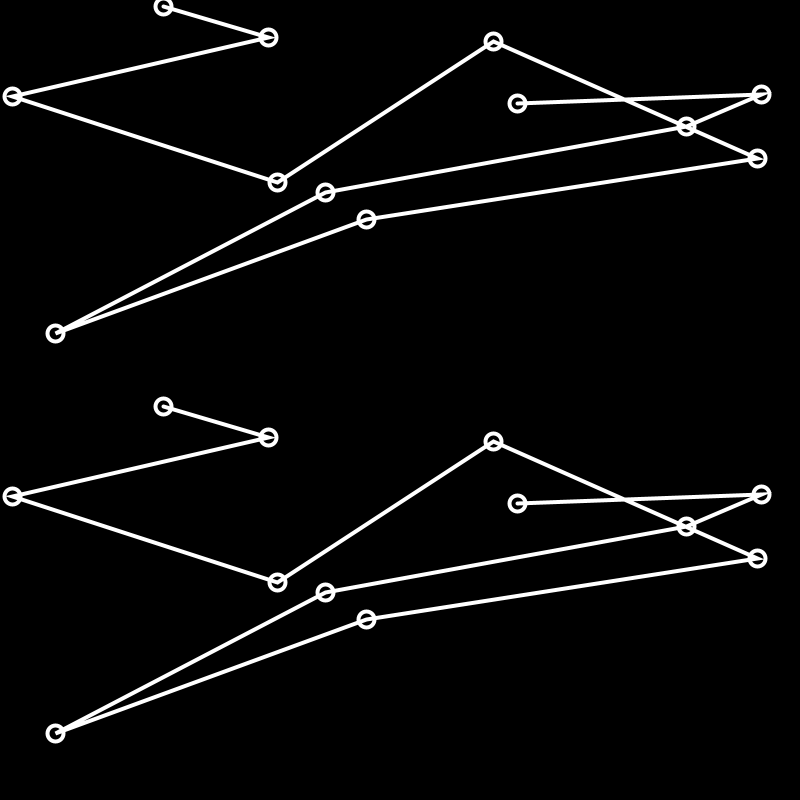
Frame 1 (no input)
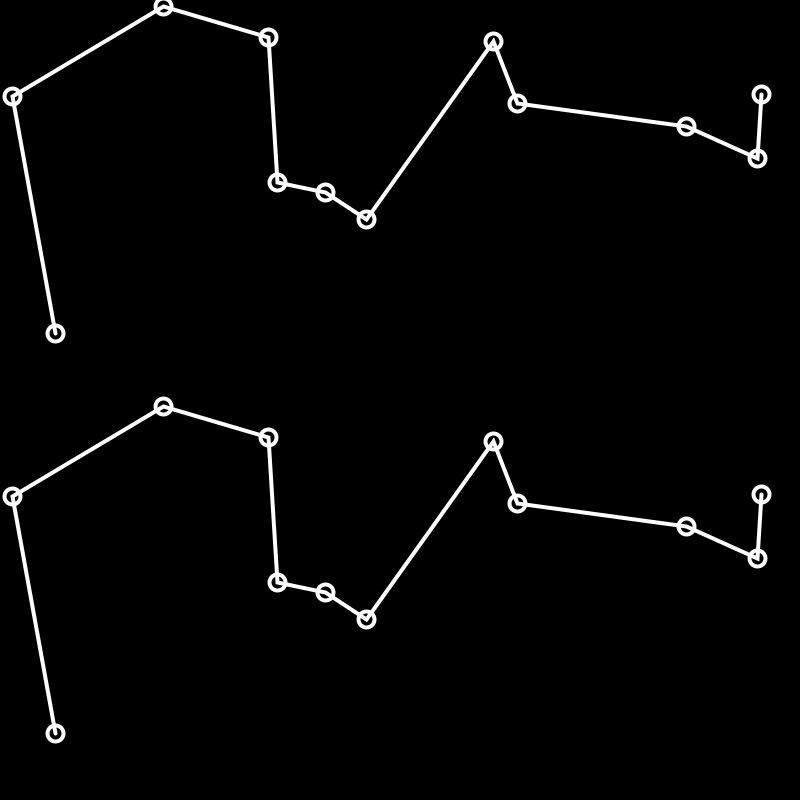
Frame 60 (the mouse pressed at the canvas centre just before this capture)
Frame 120 (the mouse held since frame 60 and released just before this capture): identical to frame 60, image omitted

The Processing sketch that drew these frames (run headless with seeded random() and noise(); from frame 60 on, the mouse is pressed at the canvas centre):

// Processing sketch: CC_35_4_TSP_GA
// ── CC_35_4_TSP_GA.pde
// Daniel Shiffman
// Ported to Processing by Max
// http://codingtra.in
// http://patreon.com/codingtrain
// Code for this video: https://www.youtube.com/watch?v=M3KTWnTrU_c

PVector[] cities;
int totalCities = 12;

int popSize = 500;
IntList[] population;
float[] fitness;;

float recordDistance = Float.POSITIVE_INFINITY;
IntList bestEver;
IntList currentBest;


void setup() {
  size(800, 800);
  IntList order = new IntList();
  cities = new PVector[totalCities];
  population = new IntList[popSize];
  fitness = new float[popSize];
  
  for (int i = 0; i < totalCities; i++) {
    PVector v = new PVector(random(width), random(height / 2));
    cities[i] = v;
    order.append(i);
  }
  IntList orderCopy = order.copy();
  for (int i = 0; i < popSize; i++) {
    orderCopy.shuffle();
    population[i] = orderCopy;
  }
}

void draw() {
  background(0);

  // GA
  calculateFitness();
  normalizeFitness();
  nextGeneration();

  stroke(255);
  strokeWeight(4);
  noFill();
  beginShape();
  for (int i = 0; i < bestEver.size(); i++) {
    int n = bestEver.get(i);
    vertex(cities[n].x, cities[n].y);
    ellipse(cities[n].x, cities[n].y, 16, 16);
  }
  endShape();

  translate(0, height / 2);
  stroke(255);
  strokeWeight(4);
  noFill();
  beginShape();
  for (int i = 0; i < currentBest.size(); i++) {
    int n = currentBest.get(i);
    vertex(cities[n].x, cities[n].y);
    ellipse(cities[n].x, cities[n].y, 16, 16);
  }
  endShape();





}

// function shuffle(a, num) {
//   for (var i = 0; i < num; i++) {
//     var indexA = floor(random(a.length));
//     var indexB = floor(random(a.length));
//     swap(a, indexA, indexB);
//   }
// }


void swap(IntList a, int i, int j) {
  int temp = a.get(i);
  a.set(i, a.get(j));
  a.set(j, temp);
}


float calcDistance(PVector[] points, IntList order) {
  float sum = 0;
  for (int i = 0; i < order.size() - 1; i++) {
    int cityAIndex = order.get(i);
    PVector cityA = points[cityAIndex];
    int cityBIndex = order.get(i + 1);
    PVector cityB = points[cityBIndex];
    float d = dist(cityA.x, cityA.y, cityB.x, cityB.y);
    sum += d;
  }
  return sum;
}

// ── ga.pde
// Daniel Shiffman
// Ported to Processing by Max
// http://codingtra.in
// http://patreon.com/codingtrain
// Code for this video: https://www.youtube.com/watch?v=M3KTWnTrU_c

void calculateFitness() {
  float currentRecord = Float.POSITIVE_INFINITY;
  for (int i = 0; i < population.length; i++) {
    float d = calcDistance(cities, population[i]);
    if (d < recordDistance) {
      recordDistance = d;
      bestEver = population[i];
    }
    if (d < currentRecord) {
      currentRecord = d;
      currentBest = population[i];
    }


    // This fitness function has been edited from the original video
    // to improve performance, as discussed in The Nature of Code 9.6 video,
    // available here: https://www.youtube.com/watch?v=HzaLIO9dLbA
    fitness[i] = 1 / (pow(d, 8) + 1);
  }
}

void normalizeFitness() {
  float sum = 0;
  for (int i = 0; i < fitness.length; i++) {
    sum += fitness[i];
  }
  for (int i = 0; i < fitness.length; i++) {
    fitness[i] = fitness[i] / sum;;
  }
}

void nextGeneration() {
  IntList[] newPopulation = new IntList[popSize];
  for (int i = 0; i < population.length; i++) {
    IntList orderA = pickOne(population, fitness);
    IntList orderB = pickOne(population, fitness);
    IntList order = crossOver(orderA, orderB);
    mutate(order, 0.01);
    newPopulation[i] = order;
  }
  population = newPopulation;

}

IntList pickOne(IntList[] list, float[] prob) {
  int index = 0;
  float r = random(1);

  while (r > 0) {
    r = r - prob[index];
    index++;
  }
  index--;
  return list[index].copy();
}

IntList crossOver(IntList orderA, IntList orderB) {
  int start = floor(random(orderA.size()));
  int end = floor(random(start + 1, orderA.size()));
  IntList neworder = new IntList();
  for (int i = start; i < end; i++){
    neworder.append(orderA.get(i));
  }
  
  // var left = totalCities - neworder.length;
  for (int i = 0; i < orderB.size(); i++) {
    int city = orderB.get(i);
    if (!neworder.hasValue(city)) {
      neworder.append(city);
    }
  }
  return neworder;
}


void mutate(IntList order, float mutationRate) {
  for (int i = 0; i < totalCities; i++) {
    if (random(1) < mutationRate) {
      int indexA = floor(random(order.size()));
      int indexB = (indexA + 1) % totalCities;
      swap(order, indexA, indexB);
    }
  }
}
